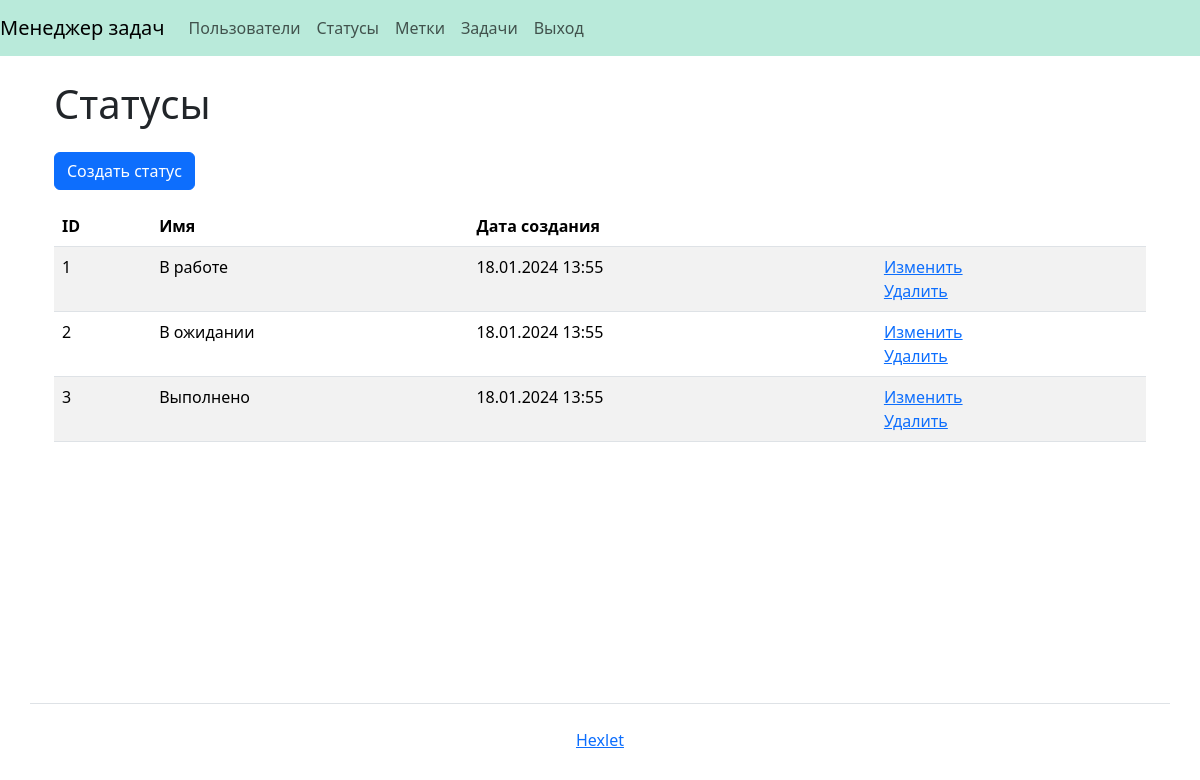
Before: /statuses/ (signed in) with the older database file.
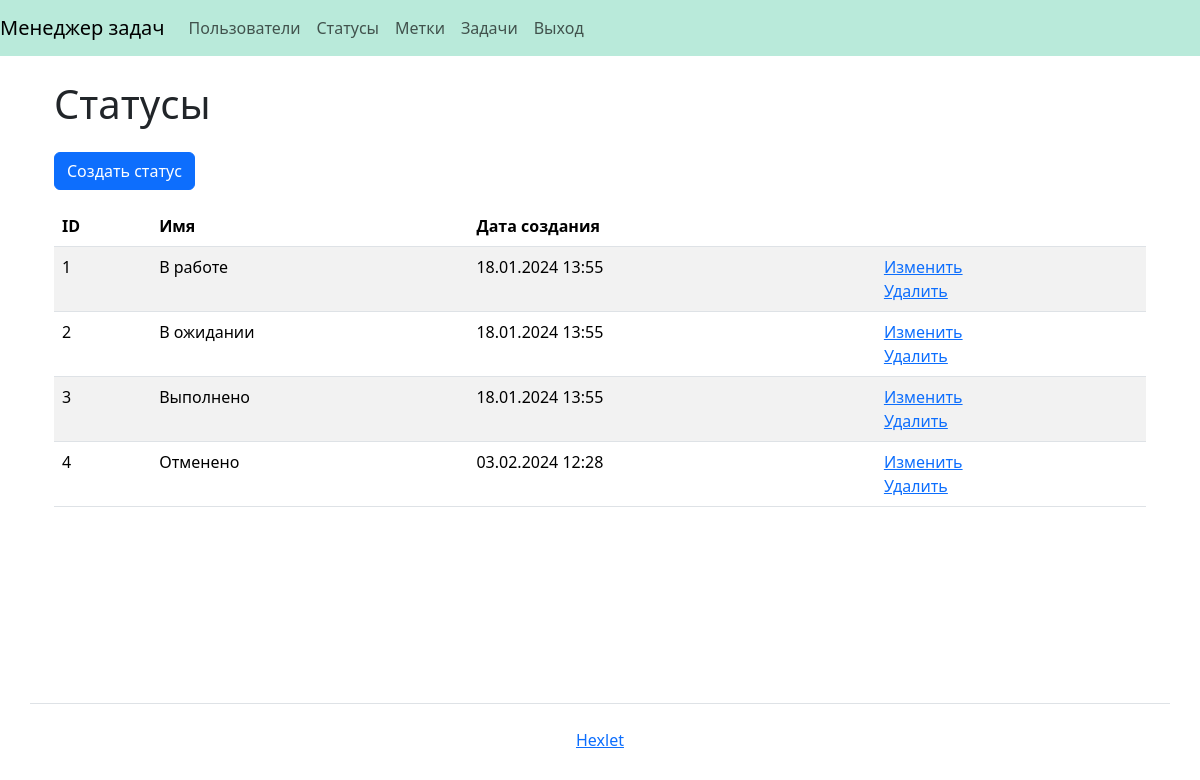
After: the same page with the newer database file.
### task_manager/statuses/models.py (models this page shows, shortened)
class Status(models.Model):
    name = models.CharField(
        max_length=100,
        blank=False,
        unique=True,
        verbose_name=_('Name')
    )
    creation_date = models.DateTimeField(
        auto_now_add=True
    )

### task_manager/statuses/views.py (the view)
# urls.py: path('', StatusListView.as_view(), name='statuses'),
class StatusListView(BaseStatusView, ListView):
    model = Status
    template_name = 'statuses/status_list.html'
    context_object_name = 'statuses'

### task_manager/mixins.py (called while the page is built)
    def dispatch(self, request, *args, **kwargs):
        if not self.request.user.is_authenticated:
            messages.error(self.request, self.permission_denied_message)
            return redirect(self.login_url)
        return super().dispatch(request, *args, **kwargs)

### task_manager/templates/statuses/status_list.html
{% extends 'base.html' %}
{% load django_bootstrap5 %}
{% load i18n %}
{% block content %}
<div class="container wrapper flex-grow-1">
    <h1 class="my-4">{% translate 'Statuses' %}</h1>
    <a class="btn btn-primary mb-3" href="{% url 'status_create' %}">{% trans 'Create status' %}</a>
    <table class="table table-striped">
        <thead>
          <tr>
            <th>{% translate 'ID' %}</th>
            <th>{% translate 'Name' %}</th>
            <th>{% translate 'Creation date' %}</th>
            <th></th>
          </tr>
        </thead>
        <tbody>
        {% for status in statuses %}
          <tr>
            <td>{{ status.id }}</td>
            <td>{{ status.name }}</td>
            <td>{{ status.creation_date|date:"d.m.Y H:i" }}</td>
            <td>
              <a href="{% url 'status_update' pk=status.pk %}">{% translate 'Update' %}</a>
              <br>
              <a href="{% url 'status_delete' pk=status.pk %}">{% translate 'Delete' %}</a>
            </td>
          </tr>
        {% endfor %}
        </tbody>
    </table>
</div>
{% endblock %}

Changed rows visible on the page:
added Status: id "4", name "Отменено", creation_date "03.02.2024 12:28"
